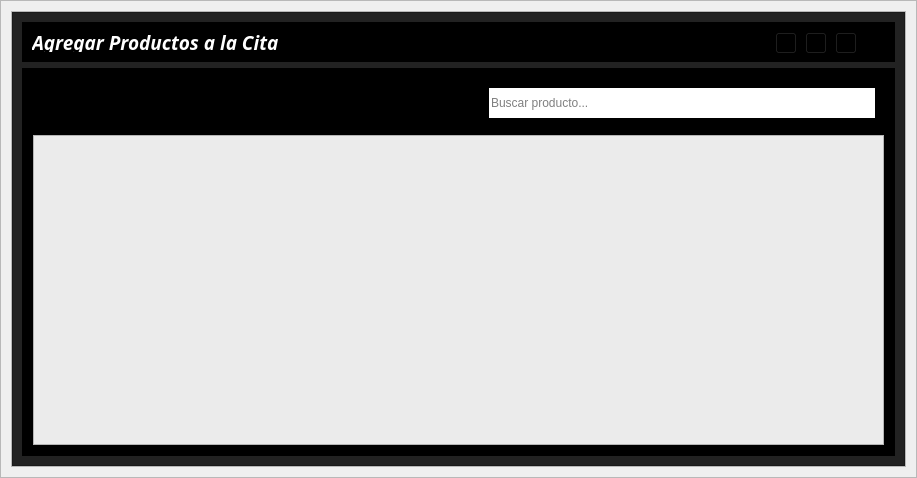
<?xml version="1.0" encoding="UTF-8"?>
<ui version="4.0">
 <class>ViewEmpleado</class>
 <widget class="QWidget" name="ViewEmpleado">
  <property name="geometry">
   <rect>
    <x>0</x>
    <y>0</y>
    <width>917</width>
    <height>478</height>
   </rect>
  </property>
  <property name="windowTitle">
   <string>Form</string>
  </property>
  <layout class="QVBoxLayout" name="verticalLayout">
   <property name="spacing">
    <number>0</number>
   </property>
   <property name="leftMargin">
    <number>0</number>
   </property>
   <property name="topMargin">
    <number>0</number>
   </property>
   <property name="rightMargin">
    <number>0</number>
   </property>
   <property name="bottomMargin">
    <number>0</number>
   </property>
   <item>
    <widget class="QFrame" name="central_widget_frame">
     <property name="frameShape">
      <enum>QFrame::StyledPanel</enum>
     </property>
     <property name="frameShadow">
      <enum>QFrame::Raised</enum>
     </property>
     <layout class="QVBoxLayout" name="shadow_layout">
      <property name="spacing">
       <number>0</number>
      </property>
      <property name="leftMargin">
       <number>10</number>
      </property>
      <property name="topMargin">
       <number>10</number>
      </property>
      <property name="rightMargin">
       <number>10</number>
      </property>
      <property name="bottomMargin">
       <number>10</number>
      </property>
      <item>
       <widget class="QFrame" name="background_frame">
        <property name="frameShape">
         <enum>QFrame::StyledPanel</enum>
        </property>
        <property name="frameShadow">
         <enum>QFrame::Raised</enum>
        </property>
        <layout class="QVBoxLayout" name="verticalLayout_2">
         <property name="spacing">
          <number>0</number>
         </property>
         <property name="leftMargin">
          <number>0</number>
         </property>
         <property name="topMargin">
          <number>0</number>
         </property>
         <property name="rightMargin">
          <number>0</number>
         </property>
         <property name="bottomMargin">
          <number>0</number>
         </property>
         <item>
          <widget class="QFrame" name="content_frame">
           <property name="minimumSize">
            <size>
             <width>0</width>
             <height>0</height>
            </size>
           </property>
           <property name="styleSheet">
            <string notr="true">background-color: rgb(34, 34, 34);</string>
           </property>
           <property name="frameShape">
            <enum>QFrame::StyledPanel</enum>
           </property>
           <property name="frameShadow">
            <enum>QFrame::Raised</enum>
           </property>
           <layout class="QVBoxLayout" name="verticalLayout_7">
            <property name="spacing">
             <number>6</number>
            </property>
            <property name="leftMargin">
             <number>9</number>
            </property>
            <property name="topMargin">
             <number>9</number>
            </property>
            <property name="rightMargin">
             <number>9</number>
            </property>
            <property name="bottomMargin">
             <number>9</number>
            </property>
            <item>
             <widget class="QFrame" name="frame_nav">
              <property name="minimumSize">
               <size>
                <width>0</width>
                <height>40</height>
               </size>
              </property>
              <property name="maximumSize">
               <size>
                <width>16777215</width>
                <height>40</height>
               </size>
              </property>
              <property name="styleSheet">
               <string notr="true">background-color: rgb(0, 0, 0);</string>
              </property>
              <property name="frameShape">
               <enum>QFrame::StyledPanel</enum>
              </property>
              <property name="frameShadow">
               <enum>QFrame::Raised</enum>
              </property>
              <layout class="QHBoxLayout" name="horizontalLayout_6">
               <item>
                <widget class="QLabel" name="label_tittle">
                 <property name="font">
                  <font>
                   <family>Tw Cen MT</family>
                   <pointsize>14</pointsize>
                   <weight>75</weight>
                   <italic>true</italic>
                   <bold>true</bold>
                  </font>
                 </property>
                 <property name="styleSheet">
                  <string notr="true">color: rgb(255, 255, 255) ;</string>
                 </property>
                 <property name="text">
                  <string>Agregar Productos a la Cita</string>
                 </property>
                </widget>
               </item>
               <item>
                <widget class="QFrame" name="butttons_holder_frame">
                 <property name="minimumSize">
                  <size>
                   <width>110</width>
                   <height>30</height>
                  </size>
                 </property>
                 <property name="maximumSize">
                  <size>
                   <width>110</width>
                   <height>16777215</height>
                  </size>
                 </property>
                 <property name="frameShape">
                  <enum>QFrame::StyledPanel</enum>
                 </property>
                 <property name="frameShadow">
                  <enum>QFrame::Raised</enum>
                 </property>
                 <widget class="QToolButton" name="minimize_button">
                  <property name="geometry">
                   <rect>
                    <x>0</x>
                    <y>0</y>
                    <width>22</width>
                    <height>22</height>
                   </rect>
                  </property>
                  <property name="text">
                   <string>...</string>
                  </property>
                  <property name="icon">
                   <iconset>
                    <normaloff>../assets/icons/minimize-window.png</normaloff>../assets/icons/minimize-window.png</iconset>
                  </property>
                 </widget>
                 <widget class="QToolButton" name="restore_button">
                  <property name="geometry">
                   <rect>
                    <x>30</x>
                    <y>0</y>
                    <width>22</width>
                    <height>22</height>
                   </rect>
                  </property>
                  <property name="text">
                   <string>...</string>
                  </property>
                  <property name="icon">
                   <iconset>
                    <normaloff>../assets/icons/restore-window.png</normaloff>../assets/icons/restore-window.png</iconset>
                  </property>
                 </widget>
                 <widget class="QToolButton" name="maximize_button">
                  <property name="geometry">
                   <rect>
                    <x>30</x>
                    <y>0</y>
                    <width>22</width>
                    <height>22</height>
                   </rect>
                  </property>
                  <property name="text">
                   <string>...</string>
                  </property>
                  <property name="icon">
                   <iconset>
                    <normaloff>../assets/icons/maximize-window.png</normaloff>../assets/icons/maximize-window.png</iconset>
                  </property>
                 </widget>
                 <widget class="QToolButton" name="close_button">
                  <property name="geometry">
                   <rect>
                    <x>60</x>
                    <y>0</y>
                    <width>22</width>
                    <height>22</height>
                   </rect>
                  </property>
                  <property name="text">
                   <string>...</string>
                  </property>
                  <property name="icon">
                   <iconset>
                    <normaloff>../assets/icons/close-window.png</normaloff>../assets/icons/close-window.png</iconset>
                  </property>
                 </widget>
                </widget>
               </item>
              </layout>
             </widget>
            </item>
            <item>
             <widget class="QFrame" name="frame_action">
              <property name="styleSheet">
               <string notr="true">background-color: rgb(0, 0, 0);</string>
              </property>
              <property name="frameShape">
               <enum>QFrame::StyledPanel</enum>
              </property>
              <property name="frameShadow">
               <enum>QFrame::Raised</enum>
              </property>
              <layout class="QVBoxLayout" name="verticalLayout_5">
               <item>
                <widget class="QFrame" name="frame_5">
                 <property name="minimumSize">
                  <size>
                   <width>0</width>
                   <height>50</height>
                  </size>
                 </property>
                 <property name="frameShape">
                  <enum>QFrame::StyledPanel</enum>
                 </property>
                 <property name="frameShadow">
                  <enum>QFrame::Raised</enum>
                 </property>
                 <layout class="QHBoxLayout" name="horizontalLayout_5">
                  <item>
                   <spacer name="horizontalSpacer_2">
                    <property name="orientation">
                     <enum>Qt::Horizontal</enum>
                    </property>
                    <property name="sizeHint" stdset="0">
                     <size>
                      <width>40</width>
                      <height>20</height>
                     </size>
                    </property>
                   </spacer>
                  </item>
                  <item>
                   <layout class="QHBoxLayout" name="horizontalLayout_3">
                    <property name="spacing">
                     <number>0</number>
                    </property>
                    <property name="rightMargin">
                     <number>0</number>
                    </property>
                    <item>
                     <widget class="QLabel" name="label">
                      <property name="minimumSize">
                       <size>
                        <width>30</width>
                        <height>30</height>
                       </size>
                      </property>
                      <property name="maximumSize">
                       <size>
                        <width>30</width>
                        <height>16777215</height>
                       </size>
                      </property>
                      <property name="styleSheet">
                       <string notr="true">background-color: black;
border-radius: 0px;
image: url(:/newPrefix/search.png);</string>
                      </property>
                      <property name="text">
                       <string/>
                      </property>
                      <property name="pixmap">
                       <pixmap>L:/AngelCuk/assets/icons/search.png</pixmap>
                      </property>
                     </widget>
                    </item>
                    <item>
                     <widget class="QLineEdit" name="search_line_edit">
                      <property name="minimumSize">
                       <size>
                        <width>0</width>
                        <height>30</height>
                       </size>
                      </property>
                      <property name="maximumSize">
                       <size>
                        <width>500</width>
                        <height>16777215</height>
                       </size>
                      </property>
                      <property name="styleSheet">
                       <string notr="true">background-color: white;
border-radius: 0px;</string>
                      </property>
                      <property name="placeholderText">
                       <string>Buscar producto...</string>
                      </property>
                     </widget>
                    </item>
                   </layout>
                  </item>
                 </layout>
                </widget>
               </item>
               <item>
                <widget class="QFrame" name="frame">
                 <property name="frameShape">
                  <enum>QFrame::StyledPanel</enum>
                 </property>
                 <property name="frameShadow">
                  <enum>QFrame::Raised</enum>
                 </property>
                 <layout class="QVBoxLayout" name="verticalLayout_8">
                  <property name="spacing">
                   <number>0</number>
                  </property>
                  <property name="leftMargin">
                   <number>0</number>
                  </property>
                  <property name="topMargin">
                   <number>0</number>
                  </property>
                  <property name="rightMargin">
                   <number>0</number>
                  </property>
                  <property name="bottomMargin">
                   <number>0</number>
                  </property>
                  <item>
                   <widget class="QTableWidget" name="productos_table">
                    <property name="styleSheet">
                     <string notr="true">background-color: rgb(235, 235, 235);</string>
                    </property>
                   </widget>
                  </item>
                 </layout>
                </widget>
               </item>
              </layout>
             </widget>
            </item>
           </layout>
          </widget>
         </item>
        </layout>
       </widget>
      </item>
     </layout>
    </widget>
   </item>
  </layout>
 </widget>
 <resources>
  <include location="logo.qrc"/>
 </resources>
 <connections/>
</ui>
